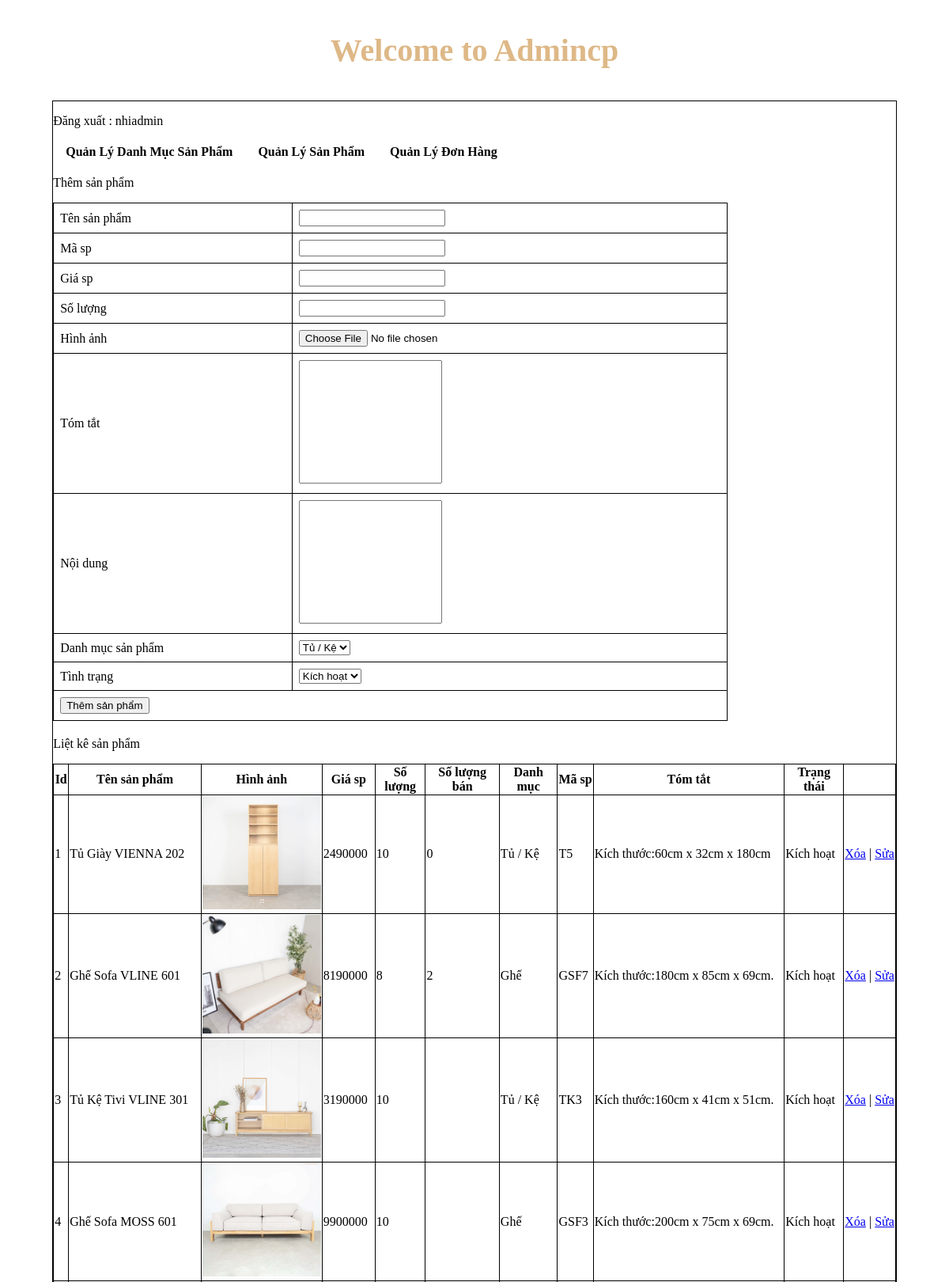
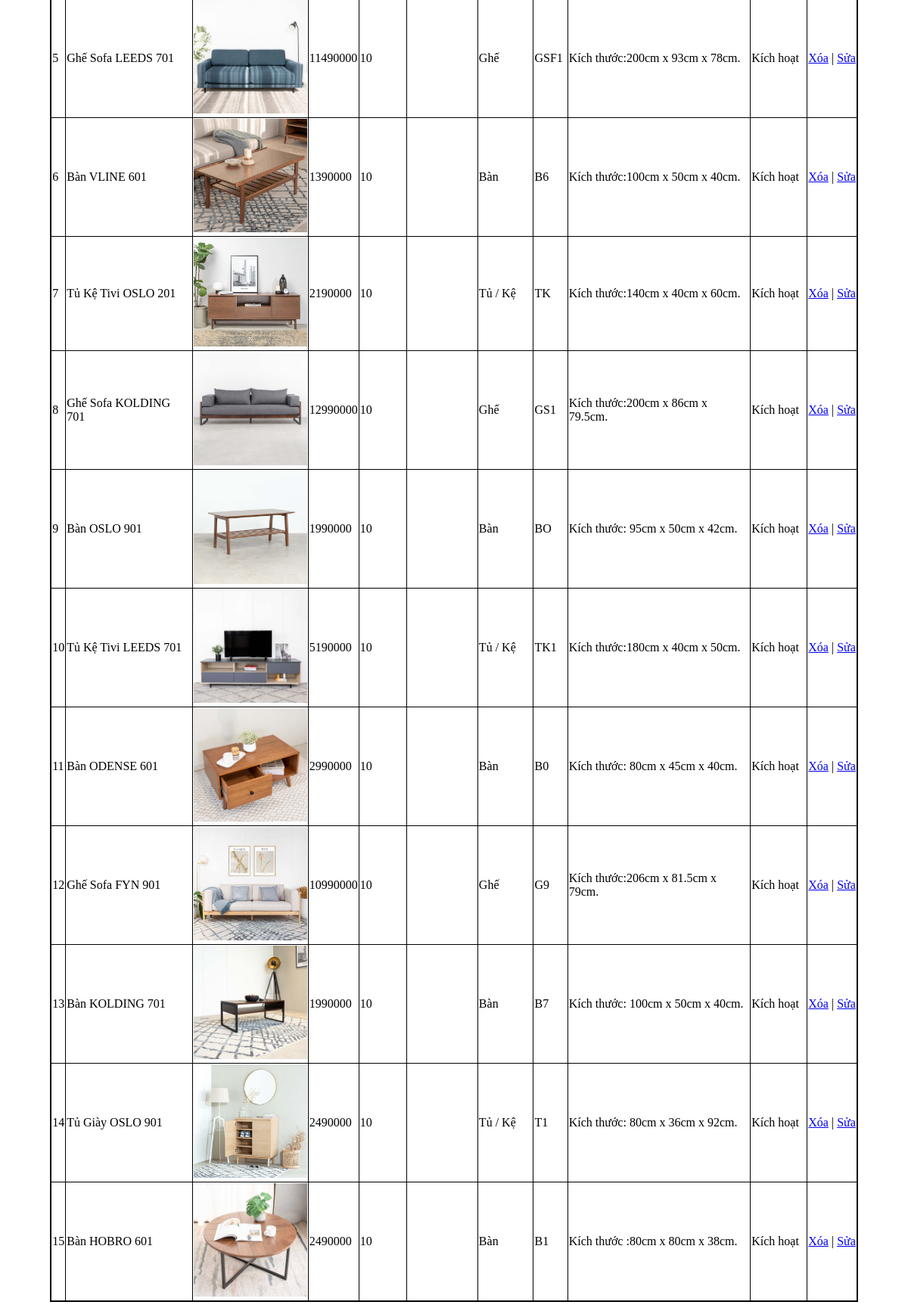
The app's page /admincp/index.php?action=quanlysp&query=them (signed in) with its own data (2 pictures, top to bottom).
### tables this page shows
CREATE TABLE `pk_sanpham` (
  `id_sanpham` int(11) NOT NULL,
  `tensanpham` varchar(250) NOT NULL,
  `masp` varchar(100) NOT NULL,
  `giasp` varchar(50) NOT NULL,
  `soluong` int(11) NOT NULL,
  `soluongban` int(11) DEFAULT NULL,
  `hinhanh` varchar(50) NOT NULL,
  `tomtat` tinytext NOT NULL,
  `noidung` text NOT NULL,
  `tinhtrang` int(11) NOT NULL,
  `id_danhmuc` int(11) NOT NULL
);

CREATE TABLE `pk_danhmuc` (
  `id_danhmuc` int(11) NOT NULL,
  `tendanhmuc` varchar(100) NOT NULL,
  `thutu` int(11) NOT NULL
);

### admincp/modules/quanlysp/lietke.php (the view)
<?php
    $sql_lietke_sp ="SELECT *FROM pk_sanpham,pk_danhmuc WHERE pk_sanpham.id_danhmuc=pk_danhmuc.id_danhmuc ORDER BY id_sanpham DESC";
    $query_lietke_sp= mysqli_query($mysqli,$sql_lietke_sp);
?>
<p> Liệt kê sản phẩm </p>
<table id="table2">
  <tr>
    <th>Id</th>
    <th>Tên sản phẩm</th>
    <th>Hình ảnh</th>
    <th>Giá sp</th>
    <th>Số lượng</th>
    <th>Số lượng bán</th>
    <th>Danh mục</th>
    <th>Mã sp</th>
    <th>Tóm tắt</th>
    <th>Trạng thái </th>
  </tr>
  <?php
  $i=0;
  while($row=mysqli_fetch_array($query_lietke_sp)){
    $i++;
  ?>
  <tr>
    <td><?php echo $i ?></td>
    <td><?php echo $row['tensanpham'] ?></td>
    <td><img src="modules/quanlysp/uploads/<?php echo $row['hinhanh'] ?>" width="150px"></td>
    <td><?php echo $row['giasp'] ?></td>
    <td><?php echo $row['soluong'] ?></td>
    <td><?php echo $row['soluongban'] ?></td>
    <td><?php echo $row['tendanhmuc'] ?></td>
    <td><?php echo $row['masp'] ?></td>
    <td><?php echo $row['tomtat'] ?></td>
    <td>
      <?php if($row['tinhtrang'==1]){
      echo 'Kích hoạt';
    }else{
      echo 'Ẩn';
    }
    ?>
    </td>
    <td>
        <a href="modules/quanlysp/xuly.php?idsanpham=<?php echo $row['id_sanpham'] ?>">Xóa</a> | <a href="?action=quanlysp&query=sua&idsanpham=<?php echo $row['id_sanpham'] ?>">Sửa</a>
    </td>
  </tr>
 <?php
  }
 ?>
</table>

### admincp/index.php (style rules this page uses)
#table2 { border-collapse: collapse; width: 100%; }
#table2, #table2 th, #table2 td { border: 1px solid black; }

### records on screen
pk_sanpham: tensanpham "Tủ Giày VIENNA 202", hinhanh (picture), giasp "2490000", soluong "10", soluongban "0", id_danhmuc.tendanhmuc "Tủ / Kệ", masp "T5", tomtat "Kích thước:60cm x 32cm x 180cm", shows "Kích hoạt"
pk_sanpham: tensanpham "Ghế Sofa VLINE 601", hinhanh (picture), giasp "8190000", soluong "8", soluongban "2", id_danhmuc.tendanhmuc "Ghế", masp "GSF7", tomtat "Kích thước:180cm x 85cm x 69cm.", shows "Kích hoạt"
pk_sanpham: tensanpham "Tủ Kệ Tivi VLINE 301", hinhanh (picture), giasp "3190000", soluong "10", id_danhmuc.tendanhmuc "Tủ / Kệ", masp "TK3", tomtat "Kích thước:160cm x 41cm x 51cm.", shows "Kích hoạt"
pk_sanpham: tensanpham "Ghế Sofa MOSS 601", hinhanh (picture), giasp "9900000", soluong "10", id_danhmuc.tendanhmuc "Ghế", masp "GSF3", tomtat "Kích thước:200cm x 75cm x 69cm.", shows "Kích hoạt"
pk_sanpham: tensanpham "Ghế Sofa LEEDS 701", hinhanh (picture), giasp "11490000", soluong "10", id_danhmuc.tendanhmuc "Ghế", masp "GSF1", tomtat "Kích thước:200cm x 93cm x 78cm.", shows "Kích hoạt"
pk_sanpham: tensanpham "Bàn VLINE 601", hinhanh (picture), giasp "1390000", soluong "10", id_danhmuc.tendanhmuc "Bàn", masp "B6", tomtat "Kích thước:100cm x 50cm x 40cm.", shows "Kích hoạt"
pk_sanpham: tensanpham "Tủ Kệ Tivi OSLO 201", hinhanh (picture), giasp "2190000", soluong "10", id_danhmuc.tendanhmuc "Tủ / Kệ", masp "TK", tomtat "Kích thước:140cm x 40cm x 60cm.", shows "Kích hoạt"
pk_sanpham: tensanpham "Ghế Sofa KOLDING 701", hinhanh (picture), giasp "12990000", soluong "10", id_danhmuc.tendanhmuc "Ghế", masp "GS1", tomtat "Kích thước:200cm x 86cm x 79.5cm.", shows "Kích hoạt"
pk_sanpham: tensanpham "Bàn OSLO 901", hinhanh (picture), giasp "1990000", soluong "10", id_danhmuc.tendanhmuc "Bàn", masp "BO", tomtat "Kích thước: 95cm x 50cm x 42cm.", shows "Kích hoạt"
pk_sanpham: tensanpham "Tủ Kệ Tivi LEEDS 701", hinhanh (picture), giasp "5190000", soluong "10", id_danhmuc.tendanhmuc "Tủ / Kệ", masp "TK1", tomtat "Kích thước:180cm x 40cm x 50cm.", shows "Kích hoạt"
pk_sanpham: tensanpham "Bàn ODENSE 601", hinhanh (picture), giasp "2990000", soluong "10", id_danhmuc.tendanhmuc "Bàn", masp "B0", tomtat "Kích thước: 80cm x 45cm x 40cm.", shows "Kích hoạt"
pk_sanpham: tensanpham "Ghế Sofa FYN 901", hinhanh (picture), giasp "10990000", soluong "10", id_danhmuc.tendanhmuc "Ghế", masp "G9", tomtat "Kích thước:206cm x 81.5cm x 79cm.", shows "Kích hoạt"
pk_sanpham: tensanpham "Bàn KOLDING 701", hinhanh (picture), giasp "1990000", soluong "10", id_danhmuc.tendanhmuc "Bàn", masp "B7", tomtat "Kích thước: 100cm x 50cm x 40cm.", shows "Kích hoạt"
pk_sanpham: tensanpham "Tủ Giày OSLO 901", hinhanh (picture), giasp "2490000", soluong "10", id_danhmuc.tendanhmuc "Tủ / Kệ", masp "T1", tomtat "Kích thước: 80cm x 36cm x 92cm.", shows "Kích hoạt"
pk_sanpham: tensanpham "Bàn HOBRO 601", hinhanh (picture), giasp "2490000", soluong "10", id_danhmuc.tendanhmuc "Bàn", masp "B1", tomtat "Kích thước :80cm x 80cm x 38cm.", shows "Kích hoạt"

### other values on screen
$_SESSION['dangnhap'] "nhiadmin"
form field id_danhmuc "Tủ / Kệ"
